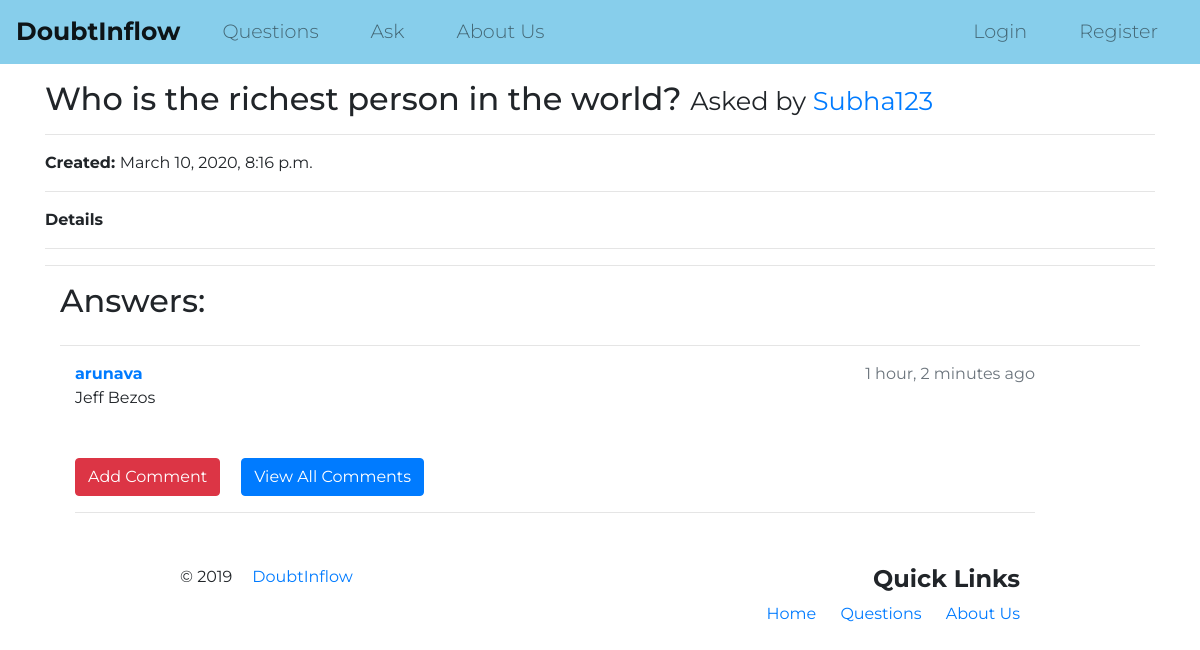
Screenshot of /questions/1 with the database file from the repository.
### questions/models.py (models this page shows, shortened)
class Question(models.Model):
    user = models.ForeignKey(User, on_delete=models.CASCADE)
    question = models.CharField(max_length=256, verbose_name="question")
    details = models.TextField(blank=True)
    created = models.DateTimeField(auto_now_add=True)
    class Meta:
        ordering = ['-created']

class Answer(models.Model):
    user = models.ForeignKey(User, on_delete=models.CASCADE)
    question = models.ForeignKey(Question, on_delete=models.CASCADE)
    answer = models.TextField(verbose_name="answer")
    created = models.DateTimeField(auto_now_add=True)
    class Meta:
        ordering = ['-created']

### accounts/models.py (models this page shows, shortened)
class User(AbstractUser):
        username = models.CharField(max_length=256, unique=True, blank=False,
                                validators=[
                                        RegexValidator(
                                        regex = USERNAME_REGEX,
                                        message = 'Username can be Alpahnumeric and contain only @,#,$',
                                        code='invalid_username'
                                        )]
                                )
        first_name = models.CharField(max_length=256, blank=False,
                                  validators=[
                                        RegexValidator(
                                        regex = NAME_REGEX,
                                        message = 'Name must be Alphabetic',
                                        code='invalid_first_name'
                                        )]
                                )
        last_name = models.CharField(max_length=256, blank=False,
                                  validators=[
                                        RegexValidator(
                                        regex = NAME_REGEX,
                                        message = 'Name must be Alphabetic',
                                        code='invalid_last_name'
                                        )]
                                )
        email = models.EmailField(unique=True, blank=False)
        bio = models.CharField(max_length=512, blank=True)
        birth_date = models.DateField(null=True, blank=False)
        USERNAME_FIELD = 'email'
        REQUIRED_FIELDS = ['username']
        def get_absolute_url(self):
                return reverse("user_profile", kwargs={"username": self.username})

### questions/views.py (the view, shortened to what this page needs)
# urls.py: re_path(r'^(?P<pk>\d+)', question_detail, name='question_detail'),
def question_detail(request, pk):
    question = get_object_or_404(Question, pk=pk)
    answers_list = Answer.objects.filter(question=question)
    context = { "question": question,
                "answers_list": answers_list,
                 }
    return render(request, "questions/question_detail.html", context)

### questions/templates/questions/question_detail.html (shortened to what this page needs)
{% extends "core/base.html" %}
{% block content %}
<h2>
    {{ question.question }}
    <small>Asked by <a href="{{question.user.get_absolute_url}}">{{ question.user.username }}</a></small>
</h2>
<hr>
<strong>Created: </strong>{{ question.created }}<br>
<hr>
<strong>Details</strong>
<hr>
<hr>
<div class="container">
    <div class="row">
        <div class="col-sm-12">
            <h2>Answers:</h2>
        </div>
    </div>
    <hr>
    {% for answer in answers_list %}
        <div class="col-sm-11">
            <div class="panel panel-default">
                <div class="panel-heading">
                    <strong>
                        <a href="{{answer.user.get_absolute_url}}">{{ answer.user.username }}</a>
                    </strong>
                    <span style="float: right;" class="text-muted">
                        {{ answer.created|timesince }} ago
                    </span>
                </div>
                <div class="panel-body">
                    {{ answer.answer }}
                </div>
            </div>
            <br><br>
            <a href="/questions/add_comment/{{ answer.pk }}"><button class="btn btn-danger" >Add Comment</button></a> &nbsp&nbsp&nbsp
            <a href="/questions/view_comments/{{ answer.pk }}"><button class="btn btn-primary">View All Comments</button></a>
            <hr>
        </div>
  {% endfor %}
</div>
{% endblock content %}

### core/static/css/styles.css (style rules this page uses)
body { font-family: "Montserrat"; }

### rows the page displays
Question: question "Who is the richest person in the world?", user.username "Subha123", created "March 10, 2020, 8:16 p.m."
Answer: user.username "arunava", created "1 hour, 2 minutes", answer "Jeff Bezos"
